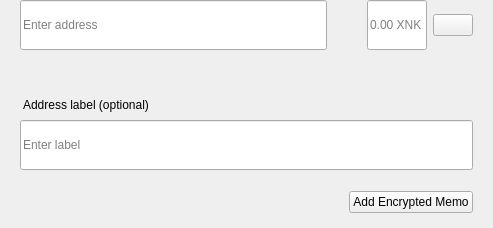
<?xml version="1.0" encoding="UTF-8"?>
<ui version="4.0">
 <class>SendMultiRow</class>
 <widget class="QWidget" name="SendMultiRow">
  <property name="geometry">
   <rect>
    <x>0</x>
    <y>0</y>
    <width>493</width>
    <height>228</height>
   </rect>
  </property>
  <property name="minimumSize">
   <size>
    <width>0</width>
    <height>0</height>
   </size>
  </property>
  <property name="maximumSize">
   <size>
    <width>16777215</width>
    <height>16777215</height>
   </size>
  </property>
  <property name="windowTitle">
   <string>Form</string>
  </property>
  <layout class="QVBoxLayout" name="verticalLayout_3">
   <property name="spacing">
    <number>0</number>
   </property>
   <property name="leftMargin">
    <number>0</number>
   </property>
   <property name="topMargin">
    <number>0</number>
   </property>
   <property name="rightMargin">
    <number>20</number>
   </property>
   <property name="bottomMargin">
    <number>5</number>
   </property>
   <item alignment="Qt::AlignTop">
    <widget class="QWidget" name="widget" native="true">
     <property name="sizePolicy">
      <sizepolicy hsizetype="Expanding" vsizetype="Maximum">
       <horstretch>0</horstretch>
       <verstretch>0</verstretch>
      </sizepolicy>
     </property>
     <property name="minimumSize">
      <size>
       <width>0</width>
       <height>60</height>
      </size>
     </property>
     <property name="maximumSize">
      <size>
       <width>16777215</width>
       <height>85</height>
      </size>
     </property>
     <layout class="QHBoxLayout" name="horizontalLayout" stretch="6,0,2">
      <property name="spacing">
       <number>0</number>
      </property>
      <property name="leftMargin">
       <number>8</number>
      </property>
      <property name="topMargin">
       <number>0</number>
      </property>
      <property name="rightMargin">
       <number>0</number>
      </property>
      <property name="bottomMargin">
       <number>0</number>
      </property>
      <item alignment="Qt::AlignTop">
       <widget class="QStackedWidget" name="stackedAddress">
        <property name="minimumSize">
         <size>
          <width>0</width>
          <height>50</height>
         </size>
        </property>
        <property name="maximumSize">
         <size>
          <width>16777215</width>
          <height>50</height>
         </size>
        </property>
        <widget class="QWidget" name="page_4">
         <property name="sizePolicy">
          <sizepolicy hsizetype="Expanding" vsizetype="Preferred">
           <horstretch>0</horstretch>
           <verstretch>0</verstretch>
          </sizepolicy>
         </property>
         <property name="minimumSize">
          <size>
           <width>0</width>
           <height>50</height>
          </size>
         </property>
         <property name="maximumSize">
          <size>
           <width>16777215</width>
           <height>55</height>
          </size>
         </property>
         <layout class="QVBoxLayout" name="verticalLayout_7">
          <property name="spacing">
           <number>0</number>
          </property>
          <property name="leftMargin">
           <number>12</number>
          </property>
          <property name="topMargin">
           <number>0</number>
          </property>
          <property name="rightMargin">
           <number>0</number>
          </property>
          <property name="bottomMargin">
           <number>0</number>
          </property>
          <item>
           <widget class="QLineEdit" name="lineEditAddress">
            <property name="minimumSize">
             <size>
              <width>0</width>
              <height>50</height>
             </size>
            </property>
            <property name="maximumSize">
             <size>
              <width>16777215</width>
              <height>50</height>
             </size>
            </property>
            <property name="placeholderText">
             <string>Enter address</string>
            </property>
           </widget>
          </item>
         </layout>
        </widget>
        <widget class="QWidget" name="page_3"/>
       </widget>
      </item>
      <item>
       <spacer name="horizontalSpacer_3">
        <property name="orientation">
         <enum>Qt::Horizontal</enum>
        </property>
        <property name="sizeType">
         <enum>QSizePolicy::Fixed</enum>
        </property>
        <property name="sizeHint" stdset="0">
         <size>
          <width>40</width>
          <height>20</height>
         </size>
        </property>
       </spacer>
      </item>
      <item>
       <layout class="QHBoxLayout" name="horizontalLayout_2">
        <property name="spacing">
         <number>6</number>
        </property>
        <item alignment="Qt::AlignTop">
         <widget class="QLineEdit" name="lineEditAmount">
          <property name="sizePolicy">
           <sizepolicy hsizetype="Expanding" vsizetype="Preferred">
            <horstretch>0</horstretch>
            <verstretch>0</verstretch>
           </sizepolicy>
          </property>
          <property name="minimumSize">
           <size>
            <width>0</width>
            <height>50</height>
           </size>
          </property>
          <property name="maximumSize">
           <size>
            <width>16777215</width>
            <height>50</height>
           </size>
          </property>
          <property name="maxLength">
           <number>17</number>
          </property>
          <property name="alignment">
           <set>Qt::AlignLeading|Qt::AlignLeft|Qt::AlignVCenter</set>
          </property>
          <property name="placeholderText">
           <string notr="true">0.00 XNK</string>
          </property>
         </widget>
        </item>
        <item>
         <layout class="QVBoxLayout" name="verticalLayout">
          <property name="topMargin">
           <number>14</number>
          </property>
          <property name="bottomMargin">
           <number>0</number>
          </property>
          <item alignment="Qt::AlignTop">
           <widget class="QPushButton" name="btnMenu">
            <property name="minimumSize">
             <size>
              <width>0</width>
              <height>0</height>
             </size>
            </property>
            <property name="maximumSize">
             <size>
              <width>16777215</width>
              <height>16777215</height>
             </size>
            </property>
            <property name="focusPolicy">
             <enum>Qt::NoFocus</enum>
            </property>
            <property name="text">
             <string/>
            </property>
           </widget>
          </item>
         </layout>
        </item>
       </layout>
      </item>
     </layout>
    </widget>
   </item>
   <item>
    <widget class="QWidget" name="layoutLabel" native="true">
     <property name="minimumSize">
      <size>
       <width>0</width>
       <height>0</height>
      </size>
     </property>
     <property name="maximumSize">
      <size>
       <width>16777215</width>
       <height>16777215</height>
      </size>
     </property>
     <layout class="QVBoxLayout" name="verticalLayout_9">
      <property name="spacing">
       <number>6</number>
      </property>
      <property name="leftMargin">
       <number>20</number>
      </property>
      <property name="topMargin">
       <number>0</number>
      </property>
      <property name="rightMargin">
       <number>0</number>
      </property>
      <property name="bottomMargin">
       <number>10</number>
      </property>
      <item>
       <spacer name="verticalSpacer">
        <property name="orientation">
         <enum>Qt::Vertical</enum>
        </property>
        <property name="sizeType">
         <enum>QSizePolicy::Fixed</enum>
        </property>
        <property name="sizeHint" stdset="0">
         <size>
          <width>20</width>
          <height>20</height>
         </size>
        </property>
       </spacer>
      </item>
      <item>
       <widget class="QLabel" name="labelSubtitleDescription">
        <property name="styleSheet">
         <string notr="true">margin-bottom:2px;
margin-left:0.05px;
padding:0px;</string>
        </property>
        <property name="text">
         <string>Address label (optional)</string>
        </property>
       </widget>
      </item>
      <item>
       <widget class="QLineEdit" name="lineEditDescription">
        <property name="minimumSize">
         <size>
          <width>0</width>
          <height>50</height>
         </size>
        </property>
        <property name="maximumSize">
         <size>
          <width>16777215</width>
          <height>50</height>
         </size>
        </property>
        <property name="placeholderText">
         <string>Enter label</string>
        </property>
       </widget>
      </item>
      <item>
       <spacer name="verticalSpacer_2">
        <property name="orientation">
         <enum>Qt::Vertical</enum>
        </property>
        <property name="sizeType">
         <enum>QSizePolicy::Fixed</enum>
        </property>
        <property name="sizeHint" stdset="0">
         <size>
          <width>20</width>
          <height>15</height>
         </size>
        </property>
       </spacer>
      </item>
      <item>
       <layout class="QHBoxLayout" name="horizontalLayout_5">
        <property name="rightMargin">
         <number>0</number>
        </property>
        <item>
         <spacer name="horizontalSpacer">
          <property name="orientation">
           <enum>Qt::Horizontal</enum>
          </property>
          <property name="sizeHint" stdset="0">
           <size>
            <width>40</width>
            <height>20</height>
           </size>
          </property>
         </spacer>
        </item>
        <item>
         <widget class="QPushButton" name="btnAddMemo">
          <property name="text">
           <string notr="true">Add Encrypted Memo</string>
          </property>
         </widget>
        </item>
       </layout>
      </item>
     </layout>
    </widget>
   </item>
  </layout>
 </widget>
 <resources/>
 <connections/>
</ui>
